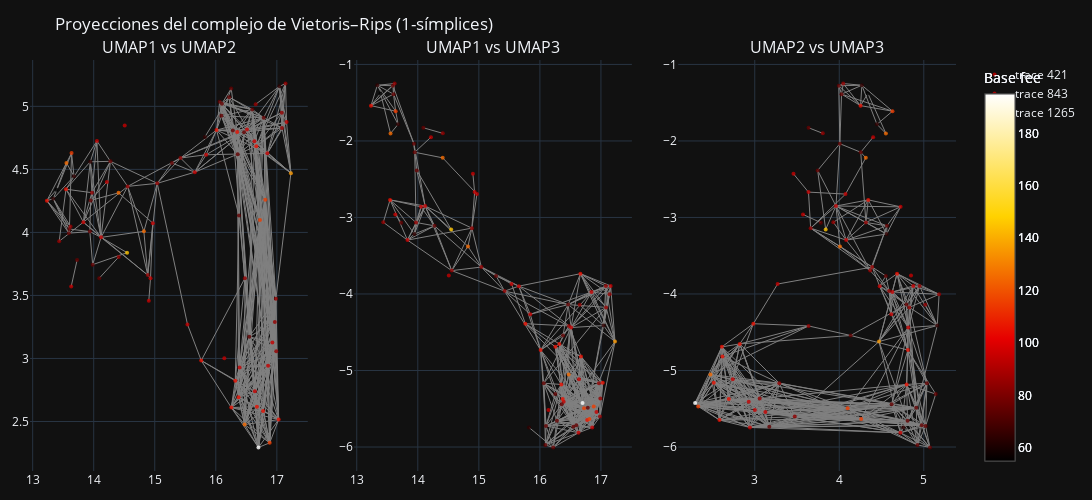

The notebook cell saved with this chart:
### Code cell
def plot_rips_projections(df_space, simplex_tree, color_column=None):
    """
    Muestra proyecciones XY, XZ, YZ del complejo de Rips con subplots.
    """
    df_plot = df_space.copy()
    coords = df_plot[["UMAP1", "UMAP2", "UMAP3"]].values

    # Opcional: colorear por variable
    if color_column:
        df_plot = df_plot.merge(df_attributes[['ID', color_column]], on='ID', how='left')
        color_values = df_plot[color_column]
    else:
        color_values = 'lightblue'

    # Crear figura con 3 subplots
    fig = make_subplots(
        rows=1, cols=3,
        subplot_titles=("UMAP1 vs UMAP2", "UMAP1 vs UMAP3", "UMAP2 vs UMAP3"),
        horizontal_spacing=0.05
    )

    # Aristas (1-símplices)
    def get_edges(dim1, dim2):
        edge_traces = []
        for simplex, _ in simplex_tree.get_skeleton(1):
            if len(simplex) == 2:
                i, j = simplex
                xi, yi = coords[i, dim1], coords[i, dim2]
                xj, yj = coords[j, dim1], coords[j, dim2]
                edge_traces.append(go.Scatter(
                    x=[xi, xj, None], y=[yi, yj, None],
                    mode='lines',
                    line=dict(color='gray', width=1),
                    hoverinfo='none',
                    showlegend=False
                ))
        return edge_traces

    # Nodos (puntos)
    scatter_args = dict(
        mode='markers',
        marker=dict(
            size=4,
            color=color_values,
            colorscale='Hot',
            showscale=True if color_column else False,
            opacity=0.8,
            colorbar=dict(title=color_column) if color_column else None
        ),
        text=df_plot["ID"],
        hoverinfo='text'
    )

    # --- Subplot 1: XY ---
    for trace in get_edges(0, 1): fig.add_trace(trace, row=1, col=1)
    fig.add_trace(go.Scatter(
        x=df_plot["UMAP1"], y=df_plot["UMAP2"], **scatter_args
    ), row=1, col=1)

    # --- Subplot 2: XZ ---
    for trace in get_edges(0, 2): fig.add_trace(trace, row=1, col=2)
    fig.add_trace(go.Scatter(
        x=df_plot["UMAP1"], y=df_plot["UMAP3"], **scatter_args
    ), row=1, col=2)

    # --- Subplot 3: YZ ---
    for trace in get_edges(1, 2): fig.add_trace(trace, row=1, col=3)
    fig.add_trace(go.Scatter(
        x=df_plot["UMAP2"], y=df_plot["UMAP3"], **scatter_args
    ), row=1, col=3)

    fig.update_layout(
            height=500,
            width=1200,
            title_text="Proyecciones del complejo de Vietoris–Rips (1-símplices)",
            template="plotly_dark",
            margin=dict(l=20, r=20, t=60, b=20),
    )
    return fig
distance_matrix = df_dist.values



# === USO ===
fig = plot_rips_projections(df_space, simplex_tree,"Base fee")
fig.show()
